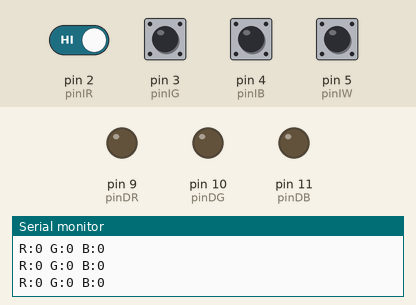
Recording of a sketch running on a simulated Arduino Uno, built with avr-gcc and run on an emulated ATmega328P. Parts: output pins drawn as LEDs (lit = HIGH), the last lines printed to the serial monitor. The test bench sets the inputs (shaded band); at power-on: pin 2 (pinIR), pin 3 (pinIG), pin 4 (pinIB), pin 5 (pinIW) HIGH.

Above: at 3.2 s.
3.3 s: pin 2 (pinIR) driven LOW
At 4.26 s:
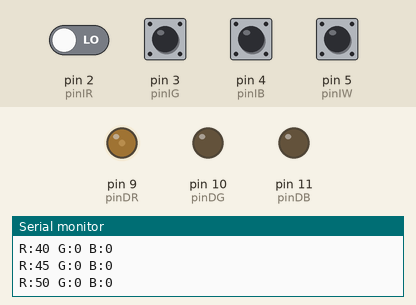
6.3 s: pin 3 (pinIG) pulled LOW for 0.15 s
At 9.1 s:
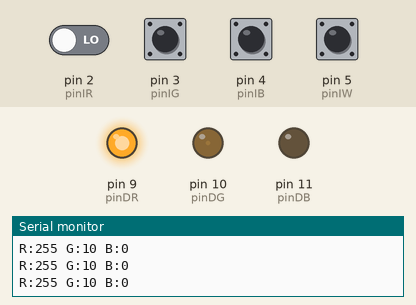
9.3 s: pin 4 (pinIB) pulled LOW for 1 s
At 11.6 s:
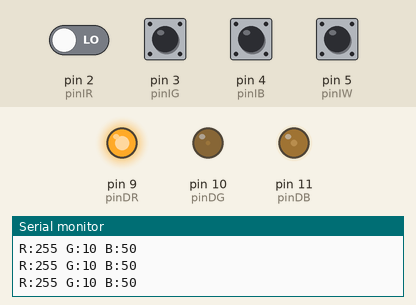
12.3 s: pin 5 (pinIW) pulled LOW for 0.15 s
At 14.3 s:
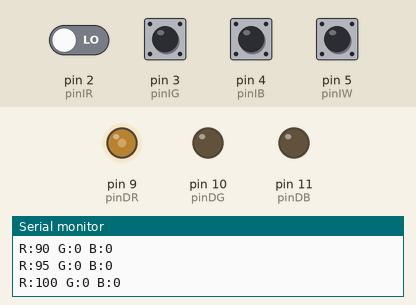
15.4 s: pin 4 (pinIB) pulled LOW for 0.15 s
At 15.61 s:
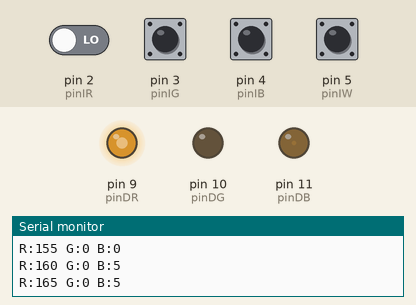
18.4 s: pin 5 (pinIW) pulled LOW for 0.15 s
At 18.63 s:
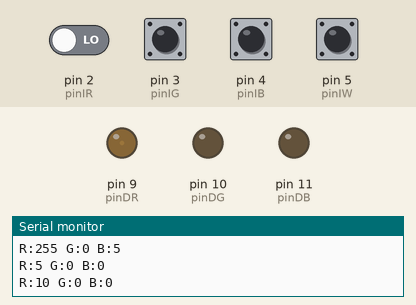
Timing chart, 0 to 22.5 s (numbered marks = the images above; inputs shaded):
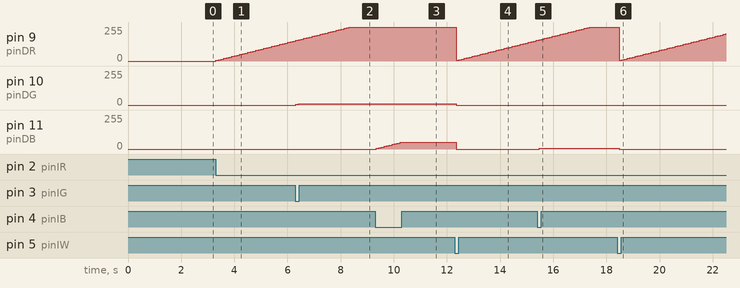

The sketch:

ControllableRGB.ino
```cpp
// Controllable RGB
// Wojtkowski
// 14.05.2023

// I - increment
// D - display
// pin

const int pinIR = 2, pinIG = 3, pinIB = 4, pinIW = 5,
          pinDR = 9, pinDG = 10, pinDB = 11;

int R = 0, G = 0, B = 0;

void setup() {
  Serial.begin( 9600 );
  pinMode( pinIR, INPUT ); pinMode( pinIG, INPUT ); pinMode( pinIB, INPUT ); pinMode( pinIW, INPUT );
  digitalWrite( pinIR, HIGH ); digitalWrite( pinIG, HIGH ); digitalWrite( pinIB, HIGH ), digitalWrite( pinIW, HIGH );

  pinMode( pinDR, OUTPUT ); pinMode( pinDG, INPUT ); pinMode( pinDB, OUTPUT );
  delay(2000);
  analogWrite(pinDR, LOW);
  analogWrite(pinDG, LOW);
  analogWrite(pinDB, LOW);
}

void loop() {
  if(!digitalRead(pinIW))
  {
    R = 0; G = 0; B = 0;
    analogWrite(pinDR, LOW); analogWrite(pinDG, LOW); analogWrite(pinDB, LOW);
  }if(!digitalRead(pinIR))
  {
    if(R < 255) R += 5;
  }if(!digitalRead(pinIG))
  {
    if(G < 255) G += 5;
  }if(!digitalRead(pinIB))
  {
    if(B < 255) B += 5;
  }
  Serial.println( "R:" + String(R) + " G:" + String(G) + " B:" + String(B) );
 // analogWrite(pinIR, R);
  if(0 < R)
    analogWrite(pinDR, R);
  if(0 < G)
    analogWrite(pinDG, G);
  if(0 < B)
    analogWrite(pinDB, B);

  delay(100);
}
```

Measured:
- after the input at 3.3 s, pin 9 (pinDR): moves from 0/255 to 150/255 over 2.9 s, starting at once
- after the input at 6.3 s, pin 10 (pinDG): 0/255 → 5/255 at once, → 10/255 0.10 s later
- after the input at 9.3 s, pin 11 (pinDB): moves from 0/255 to 50/255 over 0.90 s, starting at once
- after the input at 12.3 s, pin 9 (pinDR): 255/255 → 5/255 after 0.05 s, → 10/255 0.10 s later, → 15/255 0.10 s later, → 20/255 0.10 s later, … (31 changes in this stretch); pin 10 (pinDG): 10/255 → 0/255 after 0.05 s; pin 11 (pinDB): 50/255 → 0/255 after 0.05 s
- after the input at 15.4 s, pin 11 (pinDB): 0/255 → 5/255 after 0.07 s
- after the input at 18.4 s, pin 9 (pinDR): 255/255 → 5/255 after 0.08 s, → 10/255 0.10 s later, → 15/255 0.10 s later, → 20/255 0.10 s later, … (41 changes in this stretch); pin 11 (pinDB): 5/255 → 0/255 after 0.08 s
